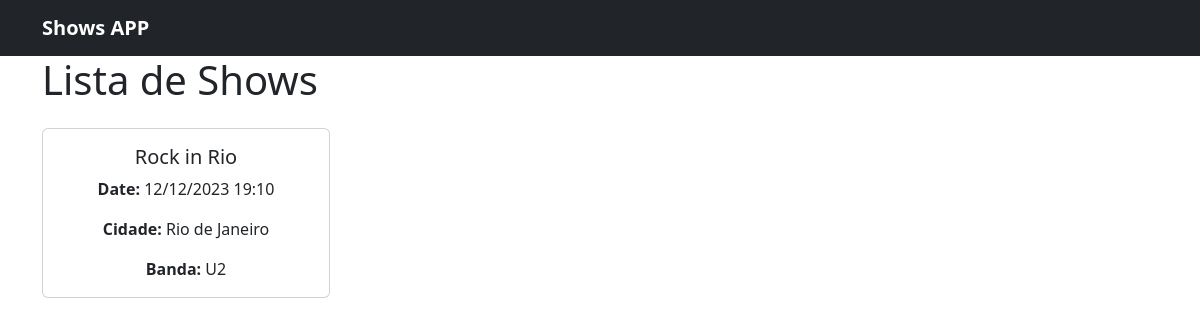
Page /shows/ on the committed database.
### shows_app/models.py (models this page shows, shortened)
class Show(models.Model):
    name = models.CharField(max_length=100)
    date = models.DateTimeField()
    city = models.ForeignKey(City, on_delete=models.CASCADE)
    band = models.ForeignKey(Band, on_delete=models.CASCADE)

class City(models.Model):
    name = models.CharField(max_length=100)
    state = models.CharField(max_length=100)
    def __str__(self):
        return self.name

class Band(models.Model):
    name = models.CharField(max_length=100)
    genre = models.CharField(max_length=100)
    def __str__(self):
        return self.name

### shows_app/views.py (the view)
# urls.py: path('shows/', home_show),
def home_show(request):
    shows = Show.objects.all()
    return render(request, 'shows/index.html', {'shows': shows})

### shows_app/templates/shows/index.html (shortened to what this page needs)
{% extends 'base.html' %}
{% block content %}
  <div class="container">
    <h1>Lista de Shows</h1>
    <div class="row">
      {% for show in shows %}
      <div class="col-3">
        <div class="card mt-3" style="width: 18rem;">
          <div class="card-body text-center">
            <h5 class="card-title">{{ show.name }}</h5>
            <p class="card-text">
                <b>Date: </b> {{ show.date|date:"d/m/Y H:i" }}
            </p>
            <p class="card-text">
                <b>Cidade: </b> {{ show.city }}
            </p>
            <p class="card-text">
                <b>Banda: </b> {{ show.band }}
            </p>
          </div>
        </div>
      </div>
      {% endfor %}
{% endblock %}

### rows in the picture
Show: name "Rock in Rio", date "12/12/2023 19:10", city "Rio de Janeiro", band "U2"
